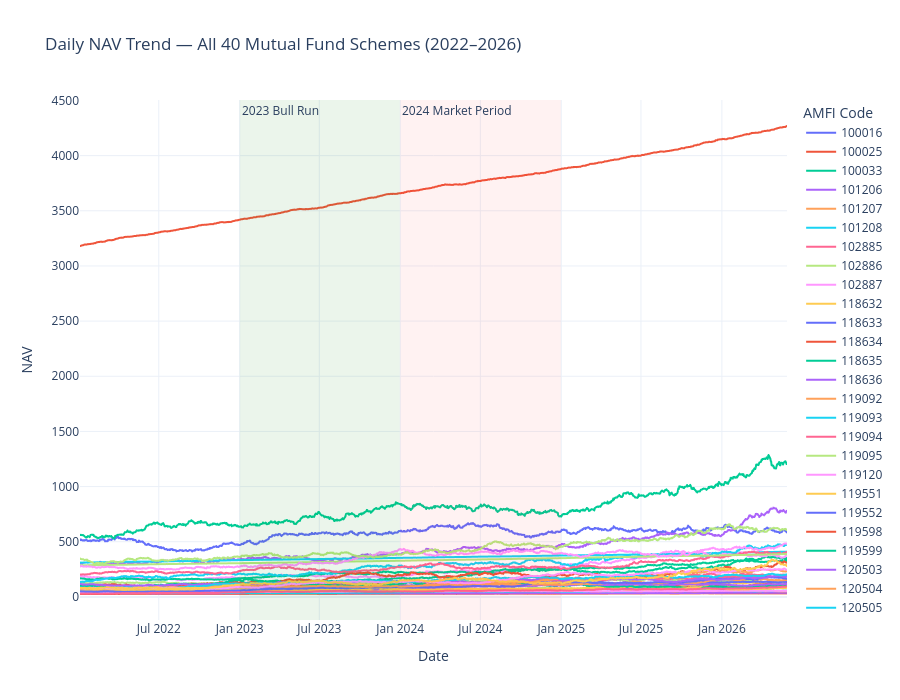

The cell this chart's notebook holds for it:
### Markdown cell above
## 1. NAV Trend Analysis

Daily NAV trends for all 40 mutual fund schemes from 2022 to 2026 are analyzed using Plotly. The visualization helps identify broad market trends, the 2023 bull run, and market corrections during 2024.

### Code cell
# NAV Trend Analysis — all 40 schemes

fig = px.line(
    nav,
    x="date",
    y="nav",
    color="amfi_code",
    title="Daily NAV Trend — All 40 Mutual Fund Schemes (2022–2026)",
    labels={
        "date": "Date",
        "nav": "NAV",
        "amfi_code": "AMFI Code"
    }
)

# Highlight 2023 period
fig.add_vrect(
    x0="2023-01-01",
    x1="2023-12-31",
    fillcolor="green",
    opacity=0.08,
    line_width=0,
    annotation_text="2023 Bull Run",
    annotation_position="top left"
)

# Highlight 2024 correction period
fig.add_vrect(
    x0="2024-01-01",
    x1="2024-12-31",
    fillcolor="red",
    opacity=0.05,
    line_width=0,
    annotation_text="2024 Market Period",
    annotation_position="top left"
)

fig.update_layout(
    template="plotly_white",
    hovermode="x unified",
    height=700
)

fig.show()
fig.write_image(
    CHART_DIR / "nav_trend_all_40.png",
    width=1400,
    height=800
)

print("NAV chart exported.")

### Figure 1 — Plotly figure (JSON) as saved in the notebook; plotly's stock layout.template omitted (floating-point values rounded to 4 significant figures; data arrays with more than 128 entries replaced by an {"elided": "..."} marker saying what was removed)
{"data": [{"hovertemplate": "AMFI Code=100016<br>Date=%{x}<br>NAV=%{y}<extra></extra>", "legendgroup": "100016", "line": {"color": "#636efa", "dash": "solid"}, "marker": {"symbol": "circle"}, "mode": "lines", "name": "100016", "showlegend": true, "type": "scattergl", "x": {"elided": "1150 str values"}, "xaxis": "x", "y": {"elided": "1150 float values"}, "yaxis": "y"}, {"hovertemplate": "AMFI Code=100025<br>Date=%{x}<br>NAV=%{y}<extra></extra>", "legendgroup": "100025", "line": {"color": "#EF553B", "dash": "solid"}, "marker": {"symbol": "circle"}, "mode": "lines", "name": "100025", "showlegend": true, "type": "scattergl", "x": {"elided": "1150 str values"}, "xaxis": "x", "y": {"elided": "1150 float values"}, "yaxis": "y"}, {"hovertemplate": "AMFI Code=100033<br>Date=%{x}<br>NAV=%{y}<extra></extra>", "legendgroup": "100033", "line": {"color": "#00cc96", "dash": "solid"}, "marker": {"symbol": "circle"}, "mode": "lines", "name": "100033", "showlegend": true, "type": "scattergl", "x": {"elided": "1150 str values"}, "xaxis": "x", "y": {"elided": "1150 float values"}, "yaxis": "y"}, {"hovertemplate": "AMFI Code=101206<br>Date=%{x}<br>NAV=%{y}<extra></extra>", "legendgroup": "101206", "line": {"color": "#ab63fa", "dash": "solid"}, "marker": {"symbol": "circle"}, "mode": "lines", "name": "101206", "showlegend": true, "type": "scattergl", "x": {"elided": "1150 str values"}, "xaxis": "x", "y": {"elided": "1150 float values"}, "yaxis": "y"}, {"hovertemplate": "AMFI Code=101207<br>Date=%{x}<br>NAV=%{y}<extra></extra>", "legendgroup": "101207", "line": {"color": "#FFA15A", "dash": "solid"}, "marker": {"symbol": "circle"}, "mode": "lines", "name": "101207", "showlegend": true, "type": "scattergl", "x": {"elided": "1150 str values"}, "xaxis": "x", "y": {"elided": "1150 float values"}, "yaxis": "y"}, {"hovertemplate": "AMFI Code=101208<br>Date=%{x}<br>NAV=%{y}<extra></extra>", "legendgroup": "101208", "line": {"color": "#19d3f3", "dash": "solid"}, "marker": {"symbol": "circle"}, "mode": "lines", "name": "101208", "showlegend": true, "type": "scattergl", "x": {"elided": "1150 str values"}, "xaxis": "x", "y": {"elided": "1150 float values"}, "yaxis": "y"}, {"hovertemplate": "AMFI Code=102885<br>Date=%{x}<br>NAV=%{y}<extra></extra>", "legendgroup": "102885", "line": {"color": "#FF6692", "dash": "solid"}, "marker": {"symbol": "circle"}, "mode": "lines", "name": "102885", "showlegend": true, "type": "scattergl", "x": {"elided": "1150 str values"}, "xaxis": "x", "y": {"elided": "1150 float values"}, "yaxis": "y"}, {"hovertemplate": "AMFI Code=102886<br>Date=%{x}<br>NAV=%{y}<extra></extra>", "legendgroup": "102886", "line": {"color": "#B6E880", "dash": "solid"}, "marker": {"symbol": "circle"}, "mode": "lines", "name": "102886", "showlegend": true, "type": "scattergl", "x": {"elided": "1150 str values"}, "xaxis": "x", "y": {"elided": "1150 float values"}, "yaxis": "y"}, {"hovertemplate": "AMFI Code=102887<br>Date=%{x}<br>NAV=%{y}<extra></extra>", "legendgroup": "102887", "line": {"color": "#FF97FF", "dash": "solid"}, "marker": {"symbol": "circle"}, "mode": "lines", "name": "102887", "showlegend": true, "type": "scattergl", "x": {"elided": "1150 str values"}, "xaxis": "x", "y": {"elided": "1150 float values"}, "yaxis": "y"}, {"hovertemplate": "AMFI Code=118632<br>Date=%{x}<br>NAV=%{y}<extra></extra>", "legendgroup": "118632", "line": {"color": "#FECB52", "dash": "solid"}, "marker": {"symbol": "circle"}, "mode": "lines", "name": "118632", "showlegend": true, "type": "scattergl", "x": {"elided": "1150 str values"}, "xaxis": "x", "y": {"elided": "1150 float values"}, "yaxis": "y"}, {"hovertemplate": "AMFI Code=118633<br>Date=%{x}<br>NAV=%{y}<extra></extra>", "legendgroup": "118633", "line": {"color": "#636efa", "dash": "solid"}, "marker": {"symbol": "circle"}, "mode": "lines", "name": "118633", "showlegend": true, "type": "scattergl", "x": {"elided": "1150 str values"}, "xaxis": "x", "y": {"elided": "1150 float values"}, "yaxis": "y"}, {"hovertemplate": "AMFI Code=118634<br>Date=%{x}<br>NAV=%{y}<extra></extra>", "legendgroup": "118634", "line": {"color": "#EF553B", "dash": "solid"}, "marker": {"symbol": "circle"}, "mode": "lines", "name": "118634", "showlegend": true, "type": "scattergl", "x": {"elided": "1150 str values"}, "xaxis": "x", "y": {"elided": "1150 float values"}, "yaxis": "y"}, {"hovertemplate": "AMFI Code=118635<br>Date=%{x}<br>NAV=%{y}<extra></extra>", "legendgroup": "118635", "line": {"color": "#00cc96", "dash": "solid"}, "marker": {"symbol": "circle"}, "mode": "lines", "name": "118635", "showlegend": true, "type": "scattergl", "x": {"elided": "1150 str values"}, "xaxis": "x", "y": {"elided": "1150 float values"}, "yaxis": "y"}, {"hovertemplate": "AMFI Code=118636<br>Date=%{x}<br>NAV=%{y}<extra></extra>", "legendgroup": "118636", "line": {"color": "#ab63fa", "dash": "solid"}, "marker": {"symbol": "circle"}, "mode": "lines", "name": "118636", "showlegend": true, "type": "scattergl", "x": {"elided": "1150 str values"}, "xaxis": "x", "y": {"elided": "1150 float values"}, "yaxis": "y"}, {"hovertemplate": "AMFI Code=119092<br>Date=%{x}<br>NAV=%{y}<extra></extra>", "legendgroup": "119092", "line": {"color": "#FFA15A", "dash": "solid"}, "marker": {"symbol": "circle"}, "mode": "lines", "name": "119092", "showlegend": true, "type": "scattergl", "x": {"elided": "1150 str values"}, "xaxis": "x", "y": {"elided": "1150 float values"}, "yaxis": "y"}, {"hovertemplate": "AMFI Code=119093<br>Date=%{x}<br>NAV=%{y}<extra></extra>", "legendgroup": "119093", "line": {"color": "#19d3f3", "dash": "solid"}, "marker": {"symbol": "circle"}, "mode": "lines", "name": "119093", "showlegend": true, "type": "scattergl", "x": {"elided": "1150 str values"}, "xaxis": "x", "y": {"elided": "1150 float values"}, "yaxis": "y"}, {"hovertemplate": "AMFI Code=119094<br>Date=%{x}<br>NAV=%{y}<extra></extra>", "legendgroup": "119094", "line": {"color": "#FF6692", "dash": "solid"}, "marker": {"symbol": "circle"}, "mode": "lines", "name": "119094", "showlegend": true, "type": "scattergl", "x": {"elided": "1150 str values"}, "xaxis": "x", "y": {"elided": "1150 float values"}, "yaxis": "y"}, {"hovertemplate": "AMFI Code=119095<br>Date=%{x}<br>NAV=%{y}<extra></extra>", "legendgroup": "119095", "line": {"color": "#B6E880", "dash": "solid"}, "marker": {"symbol": "circle"}, "mode": "lines", "name": "119095", "showlegend": true, "type": "scattergl", "x": {"elided": "1150 str values"}, "xaxis": "x", "y": {"elided": "1150 float values"}, "yaxis": "y"}, {"hovertemplate": "AMFI Code=119120<br>Date=%{x}<br>NAV=%{y}<extra></extra>", "legendgroup": "119120", "line": {"color": "#FF97FF", "dash": "solid"}, "marker": {"symbol": "circle"}, "mode": "lines", "name": "119120", "showlegend": true, "type": "scattergl", "x": {"elided": "1150 str values"}, "xaxis": "x", "y": {"elided": "1150 float values"}, "yaxis": "y"}, {"hovertemplate": "AMFI Code=119551<br>Date=%{x}<br>NAV=%{y}<extra></extra>", "legendgroup": "119551", "line": {"color": "#FECB52", "dash": "solid"}, "marker": {"symbol": "circle"}, "mode": "lines", "name": "119551", "showlegend": true, "type": "scattergl", "x": {"elided": "1150 str values"}, "xaxis": "x", "y": {"elided": "1150 float values"}, "yaxis": "y"}, {"hovertemplate": "AMFI Code=119552<br>Date=%{x}<br>NAV=%{y}<extra></extra>", "legendgroup": "119552", "line": {"color": "#636efa", "dash": "solid"}, "marker": {"symbol": "circle"}, "mode": "lines", "name": "119552", "showlegend": true, "type": "scattergl", "x": {"elided": "1150 str values"}, "xaxis": "x", "y": {"elided": "1150 float values"}, "yaxis": "y"}, {"hovertemplate": "AMFI Code=119598<br>Date=%{x}<br>NAV=%{y}<extra></extra>", "legendgroup": "119598", "line": {"color": "#EF553B", "dash": "solid"}, "marker": {"symbol": "circle"}, "mode": "lines", "name": "119598", "showlegend": true, "type": "scattergl", "x": {"elided": "1150 str values"}, "xaxis": "x", "y": {"elided": "1150 float values"}, "yaxis": "y"}, {"hovertemplate": "AMFI Code=119599<br>Date=%{x}<br>NAV=%{y}<extra></extra>", "legendgroup": "119599", "line": {"color": "#00cc96", "dash": "solid"}, "marker": {"symbol": "circle"}, "mode": "lines", "name": "119599", "showlegend": true, "type": "scattergl", "x": {"elided": "1150 str values"}, "xaxis": "x", "y": {"elided": "1150 float values"}, "yaxis": "y"}, {"hovertemplate": "AMFI Code=120503<br>Date=%{x}<br>NAV=%{y}<extra></extra>", "legendgroup": "120503", "line": {"color": "#ab63fa", "dash": "solid"}, "marker": {"symbol": "circle"}, "mode": "lines", "name": "120503", "showlegend": true, "type": "scattergl", "x": {"elided": "1150 str values"}, "xaxis": "x", "y": {"elided": "1150 float values"}, "yaxis": "y"}, {"hovertemplate": "AMFI Code=120504<br>Date=%{x}<br>NAV=%{y}<extra></extra>", "legendgroup": "120504", "line": {"color": "#FFA15A", "dash": "solid"}, "marker": {"symbol": "circle"}, "mode": "lines", "name": "120504", "showlegend": true, "type": "scattergl", "x": {"elided": "1150 str values"}, "xaxis": "x", "y": {"elided": "1150 float values"}, "yaxis": "y"}, {"hovertemplate": "AMFI Code=120505<br>Date=%{x}<br>NAV=%{y}<extra></extra>", "legendgroup": "120505", "line": {"color": "#19d3f3", "dash": "solid"}, "marker": {"symbol": "circle"}, "mode": "lines", "name": "120505", "showlegend": true, "type": "scattergl", "x": {"elided": "1150 str values"}, "xaxis": "x", "y": {"elided": "1150 float values"}, "yaxis": "y"}, {"hovertemplate": "AMFI Code=120506<br>Date=%{x}<br>NAV=%{y}<extra></extra>", "legendgroup": "120506", "line": {"color": "#FF6692", "dash": "solid"}, "marker": {"symbol": "circle"}, "mode": "lines", "name": "120506", "showlegend": true, "type": "scattergl", "x": {"elided": "1150 str values"}, "xaxis": "x", "y": {"elided": "1150 float values"}, "yaxis": "y"}, {"hovertemplate": "AMFI Code=120507<br>Date=%{x}<br>NAV=%{y}<extra></extra>", "legendgroup": "120507", "line": {"color": "#B6E880", "dash": "solid"}, "marker": {"symbol": "circle"}, "mode": "lines", "name": "120507", "showlegend": true, "type": "scattergl", "x": {"elided": "1150 str values"}, "xaxis": "x", "y": {"elided": "1150 float values"}, "yaxis": "y"}, {"hovertemplate": "AMFI Code=120841<br>Date=%{x}<br>NAV=%{y}<extra></extra>", "legendgroup": "120841", "line": {"color": "#FF97FF", "dash": "solid"}, "marker": {"symbol": "circle"}, "mode": "lines", "name": "120841", "showlegend": true, "type": "scattergl", "x": {"elided": "1150 str values"}, "xaxis": "x", "y": {"elided": "1150 float values"}, "yaxis": "y"}, {"hovertemplate": "AMFI Code=120842<br>Date=%{x}<br>NAV=%{y}<extra></extra>", "legendgroup": "120842", "line": {"color": "#FECB52", "dash": "solid"}, "marker": {"symbol": "circle"}, "mode": "lines", "name": "120842", "showlegend": true, "type": "scattergl", "x": {"elided": "1150 str values"}, "xaxis": "x", "y": {"elided": "1150 float values"}, "yaxis": "y"}, {"hovertemplate": "AMFI Code=120843<br>Date=%{x}<br>NAV=%{y}<extra></extra>", "legendgroup": "120843", "line": {"color": "#636efa", "dash": "solid"}, "marker": {"symbol": "circle"}, "mode": "lines", "name": "120843", "showlegend": true, "type": "scattergl", "x": {"elided": "1150 str values"}, "xaxis": "x", "y": {"elided": "1150 float values"}, "yaxis": "y"}, {"hovertemplate": "AMFI Code=120844<br>Date=%{x}<br>NAV=%{y}<extra></extra>", "legendgroup": "120844", "line": {"color": "#EF553B", "dash": "solid"}, "marker": {"symbol": "circle"}, "mode": "lines", "name": "120844", "showlegend": true, "type": "scattergl", "x": {"elided": "1150 str values"}, "xaxis": "x", "y": {"elided": "1150 float values"}, "yaxis": "y"}, {"hovertemplate": "AMFI Code=125497<br>Date=%{x}<br>NAV=%{y}<extra></extra>", "legendgroup": "125497", "line": {"color": "#00cc96", "dash": "solid"}, "marker": {"symbol": "circle"}, "mode": "lines", "name": "125497", "showlegend": true, "type": "scattergl", "x": {"elided": "1150 str values"}, "xaxis": "x", "y": {"elided": "1150 float values"}, "yaxis": "y"}, {"hovertemplate": "AMFI Code=125498<br>Date=%{x}<br>NAV=%{y}<extra></extra>", "legendgroup": "125498", "line": {"color": "#ab63fa", "dash": "solid"}, "marker": {"symbol": "circle"}, "mode": "lines", "name": "125498", "showlegend": true, "type": "scattergl", "x": {"elided": "1150 str values"}, "xaxis": "x", "y": {"elided": "1150 float values"}, "yaxis": "y"}, {"hovertemplate": "AMFI Code=148567<br>Date=%{x}<br>NAV=%{y}<extra></extra>", "legendgroup": "148567", "line": {"color": "#FFA15A", "dash": "solid"}, "marker": {"symbol": "circle"}, "mode": "lines", "name": "148567", "showlegend": true, "type": "scattergl", "x": {"elided": "1150 str values"}, "xaxis": "x", "y": {"elided": "1150 float values"}, "yaxis": "y"}, {"hovertemplate": "AMFI Code=148568<br>Date=%{x}<br>NAV=%{y}<extra></extra>", "legendgroup": "148568", "line": {"color": "#19d3f3", "dash": "solid"}, "marker": {"symbol": "circle"}, "mode": "lines", "name": "148568", "showlegend": true, "type": "scattergl", "x": {"elided": "1150 str values"}, "xaxis": "x", "y": {"elided": "1150 float values"}, "yaxis": "y"}, {"hovertemplate": "AMFI Code=148569<br>Date=%{x}<br>NAV=%{y}<extra></extra>", "legendgroup": "148569", "line": {"color": "#FF6692", "dash": "solid"}, "marker": {"symbol": "circle"}, "mode": "lines", "name": "148569", "showlegend": true, "type": "scattergl", "x": {"elided": "1150 str values"}, "xaxis": "x", "y": {"elided": "1150 float values"}, "yaxis": "y"}, {"hovertemplate": "AMFI Code=149322<br>Date=%{x}<br>NAV=%{y}<extra></extra>", "legendgroup": "149322", "line": {"color": "#B6E880", "dash": "solid"}, "marker": {"symbol": "circle"}, "mode": "lines", "name": "149322", "showlegend": true, "type": "scattergl", "x": {"elided": "1150 str values"}, "xaxis": "x", "y": {"elided": "1150 float values"}, "yaxis": "y"}, {"hovertemplate": "AMFI Code=149323<br>Date=%{x}<br>NAV=%{y}<extra></extra>", "legendgroup": "149323", "line": {"color": "#FF97FF", "dash": "solid"}, "marker": {"symbol": "circle"}, "mode": "lines", "name": "149323", "showlegend": true, "type": "scattergl", "x": {"elided": "1150 str values"}, "xaxis": "x", "y": {"elided": "1150 float values"}, "yaxis": "y"}, {"hovertemplate": "AMFI Code=149324<br>Date=%{x}<br>NAV=%{y}<extra></extra>", "legendgroup": "149324", "line": {"color": "#FECB52", "dash": "solid"}, "marker": {"symbol": "circle"}, "mode": "lines", "name": "149324", "showlegend": true, "type": "scattergl", "x": {"elided": "1150 str values"}, "xaxis": "x", "y": {"elided": "1150 float values"}, "yaxis": "y"}], "layout": {"annotations": [{"showarrow": false, "text": "2023 Bull Run", "x": "2023-01-01", "xanchor": "left", "xref": "x", "y": 1, "yanchor": "top", "yref": "y domain"}, {"showarrow": false, "text": "2024 Market Period", "x": "2024-01-01", "xanchor": "left", "xref": "x", "y": 1, "yanchor": "top", "yref": "y domain"}], "height": 700, "hovermode": "x unified", "legend": {"title": {"text": "AMFI Code"}, "tracegroupgap": 0}, "shapes": [{"fillcolor": "green", "line": {"width": 0}, "opacity": 0.08, "type": "rect", "x0": "2023-01-01", "x1": "2023-12-31", "xref": "x", "y0": 0, "y1": 1, "yref": "y domain"}, {"fillcolor": "red", "line": {"width": 0}, "opacity": 0.05, "type": "rect", "x0": "2024-01-01", "x1": "2024-12-31", "xref": "x", "y0": 0, "y1": 1, "yref": "y domain"}], "title": {"text": "Daily NAV Trend — All 40 Mutual Fund Schemes (2022–2026)"}, "xaxis": {"anchor": "y", "domain": [0, 1], "title": {"text": "Date"}}, "yaxis": {"anchor": "x", "domain": [0, 1], "title": {"text": "NAV"}}}}
